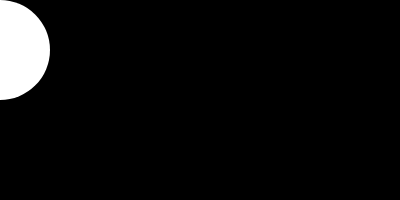
Frame 1 (no input)
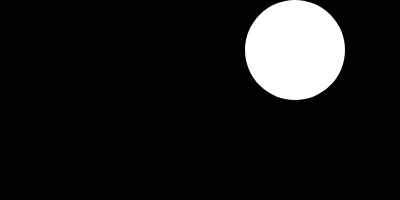
Frame 60 (no input)
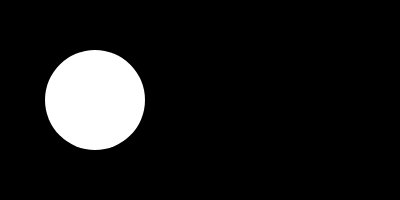
Frame 120 (the mouse pressed at the canvas centre since frame 60)

The p5.js sketch that drew these frames (run headless with seeded random() and noise() and a simulated clock; from frame 60 on, the mouse is pressed at the canvas centre):

// p5.js sketch
// ── sketch.js
let shape1x = 0;
let shape1y = 50;
let shape1speed = 5;

let lenxy = 100;

function setup() {
  createCanvas(400, 200).mousePressed(function() {
    shape1x = mouseX;
    shape1y = mouseY;
  });
  createSpan('click on canvas to move the shapes');
}

function draw() {
  background(0);
  noStroke();
  
  fill(255);
  circle(shape1x, shape1y, lenxy);
  shape1x = (shape1x + shape1speed) % width;
}

// https://editor.p5js.org/jht1493/sketches/WL3YIp05x
// 2.3.1 shape1 speed

// https://editor.p5js.org/jht1493/sketches/CwYDz_4N2
// 2.2.2 variable shape1x width

// https://editor.p5js.org/jht1493/sketches/v9zsQFPqN
// 2.2 variable circleX

// Make Your Own (Make Your Own Variable)
// Code! Programming with p5.js
// The Coding Train / Daniel Shiffman
// https://thecodingtrain.com/beginners/p5js/2.2-make-your-own.html
// https://youtu.be/dRhXIIFp-ys

// Make Your Own Variable: https://editor.p5js.org/codingtrain/sketches/xPXNdPy17
// Growing Circle Exercise: https://editor.p5js.org/codingtrain/sketches/ehbMJ-otC
